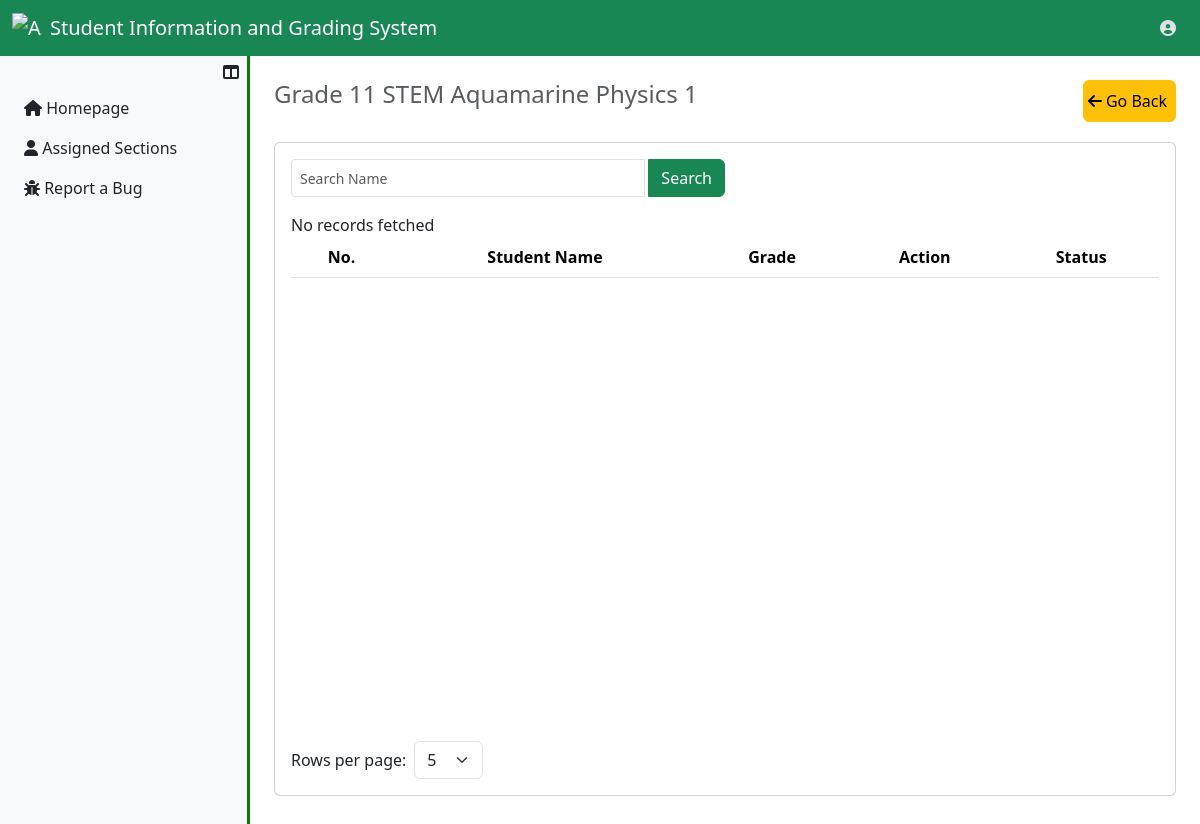
The page /UserFaculty/students.php?f_assignment_id=8 (signed in) on the database its author committed.
### tables this page shows
CREATE TABLE `faculty_assignments_tbl` (
  `f_assignment_id` int(11) NOT NULL,
  `fk_user_id` int(11) NOT NULL,
  `fk_subject_id` int(11) NOT NULL,
  `fk_section_id` int(11) NOT NULL,
  `fk_year_id` int(11) NOT NULL,
  `fk_strand_id` int(11) NOT NULL,
  `f_academic_year` varchar(20) NOT NULL,
  `insrt_ts` datetime NOT NULL DEFAULT current_timestamp(),
  `updt_ts` datetime DEFAULT NULL
);

CREATE TABLE `year_levels_tbl` (
  `year_level_id` int(11) NOT NULL,
  `yl_name` varchar(250) NOT NULL,
  `insrt_ts` datetime NOT NULL,
  `updt_ts` datetime DEFAULT NULL
);

CREATE TABLE `strands_tbl` (
  `strand_id` int(11) NOT NULL,
  `strand_name` varchar(250) NOT NULL,
  `strand_nn` varchar(20) NOT NULL,
  `insrt_ts` datetime NOT NULL,
  `updt_ts` datetime DEFAULT NULL
);

CREATE TABLE `sections_tbl` (
  `section_id` int(11) NOT NULL,
  `fk_year_id` int(11) NOT NULL,
  `fk_strand_id` int(11) NOT NULL,
  `section_name` varchar(250) NOT NULL,
  `insrt_ts` datetime NOT NULL,
  `updt_ts` datetime DEFAULT NULL
);

CREATE TABLE `subjects_tbl` (
  `subject_id` int(11) NOT NULL,
  `subject_name` varchar(250) NOT NULL,
  `subject_status` enum('Active','Inactive') NOT NULL DEFAULT 'Active',
  `insrt_ts` datetime NOT NULL DEFAULT current_timestamp(),
  `updt_ts` datetime DEFAULT NULL
);

### UserFaculty/students.php (the view, shortened to what this page needs)
<?php
    include ("../server_connection/db_connect.php");
?>
<?php
    if (isset($_GET['f_assignment_id'])) {
        $f_assignment_id = $_GET['f_assignment_id'];
        $sql = "SELECT * FROM
        faculty_assignments_tbl AS FA INNER JOIN subjects_tbl AS A ON FA.fk_subject_id=A.subject_id
        INNER JOIN year_levels_tbl AS B ON FA.fk_year_id=B.year_level_id
        INNER JOIN strands_tbl AS C ON FA.fk_strand_id=C.strand_id
        INNER JOIN sections_tbl AS D ON FA.fk_section_id=section_id
        INNER JOIN users_tbl As E ON FA.fk_user_id=E.user_id WHERE FA.f_assignment_id='$f_assignment_id'";
        try{
        $result = $conn->prepare($sql);
        $result->execute();
        if($result->rowCount()>0){
            $data = $result->fetch(PDO::FETCH_ASSOC);
            $subject_name = $data["subject_name"];
            $yl_name = $data["yl_name"];
            $strand_nn = $data["strand_nn"];
            $section_name = $data["section_name"];
        }
        }catch(Exception $e){
        echo "Error" . $e;
        }
    };
?>
<!DOCTYPE html>
<html lang="en">
<head>
    <link rel="stylesheet" href="../../Bootstrap/css/bootstrap.min.css">
    <link rel="stylesheet" href="https://cdnjs.cloudflare.com/ajax/libs/font-awesome/6.0.0-beta3/css/all.min.css">
</head>
<body>
    <?php include '../Assets/components/FacultyNavbar.php'; ?>
    <div class="d-flex">
        <?php include '../Assets/components/FacultySidebar.php'; ?>
        <div class="content p-4 flex-grow-1">
        <div class="d-flex justify-content-between">
        <h4 class="text-muted"><?php echo $yl_name . '  ' . $strand_nn . '  ' . $section_name . '  ' . $subject_name ?></h4>
                <a href="gradeSection.php" class="link-offset-2 link-underline link-underline-opacity-0">
                    <button type="button" class="btn btn-warning d-flex justify-content-center align-items-center text-center p-1">
                        <i class="fas fa-arrow-left"></i>
                        <span class="text-wrap p-1">Go Back</span>
                    </button>
                </a>
            </div>
            <div class="card table-container">
                <div class="card-body">
                    <div class="d-flex justify-content-between mb-3">
                        <div class="input-group w-50">
                            <input type="text" class="form-control form-control-sm me-1" id="searchInput" placeholder="Search Name">
                            <button class="btn btn-success" id="searchButton">Search</button>
                        </div>
                    </div>
                    <div class="table-responsive">
                        <table class="table table-striped" id="studentsTable">
                            <thead align="center">
                                <tr>
                                    <th>No.</th>
                                    <th>Student Name</th>
                                    <th>Grade</th>
                                    <th>Action</th>
                                    <th>Status</th>
                                </tr>
                            </thead>
                        </table>
                    </div>
                    <div class="d-flex justify-content-between align-items-center mt-3">
                        <div class="d-inline-flex align-items-center">
                            <label for="rowsPerPage" class="me-2 mb-0">Rows per page:</label>
                            <select id="rowsPerPage" class="form-select">
                                <option value="5">5</option>
                            </select>
                        </div>
                    </div>
                </div>
            </div>
        </div>
    </div>
</body>
</html>

### Assets/components/FacultySidebar.php (style rules this page uses)
html, body { height: 100vh; margin: 0; overflow: hidden; }

### UserFaculty/students.php (style rules this page uses)
.table-container { margin-top: 20px; min-width: 100%; }
.table-responsive { height: 50vh; }
.content { transition: margin-left 0.3s ease; }
#rowsPerPage { width: auto; }

### rows shown on the page
faculty_assignments_tbl: fk_year.yl_name "Grade 11", fk_strand.strand_nn "STEM", fk_section.section_name "Aquamarine", fk_subject.subject_name "Physics 1"
